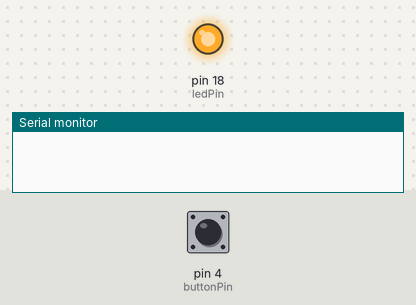
A sketch run on a simulated Arduino Uno, built for the host (arithmetic inside an expression is 32-bit, double 64-bit). Parts: output pins drawn as LEDs (lit = HIGH), the last lines printed to the serial monitor. Inputs (shaded band) come from the test bench; at power-on: pin 4 (buttonPin) LOW. EEPROM starts erased.

Above: at 1.2 s.
1.3 s: pin 4 (buttonPin) pulled HIGH for 0.15 s
At 1.8 s:
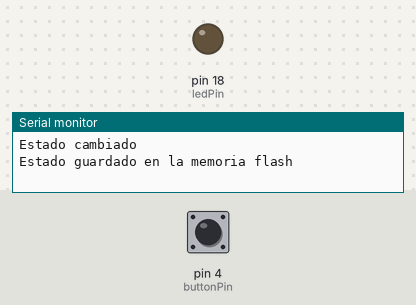
2.9 s: pin 4 (buttonPin) pulled HIGH for 1 s
At 4.3 s:
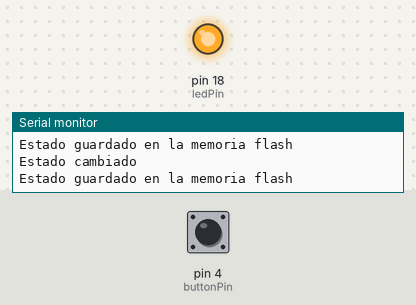
5.4 s: pin 4 (buttonPin) pulled HIGH for 3.2 s
At 6.2 s:
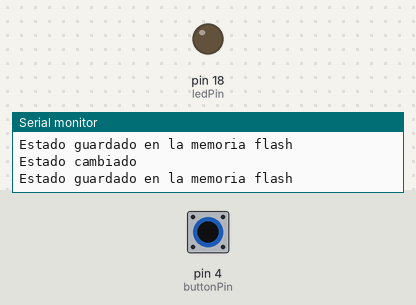
Timing chart, 0 to 8.4 s (numbered marks = the images above; inputs shaded):
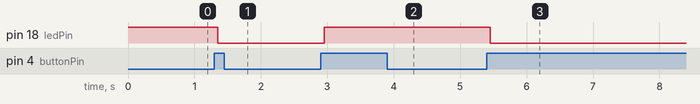

The sketch:

EEPROM.ino
```cpp
// incluir librería para leer y escribir en la memoria flash
#include <EEPROM.h>
// definir el número de bytes que quieres acceder
#define EEPROM_SIZE 1
// las constantes no cambiarán. Se usan aquí para establecer los números de pin:
const int buttonPin = 4;
// el número del pin del botón pulsador
const int ledPin = 18;
// el número del pin del LED
// Las variables cambiarán:
int ledState = HIGH;
// el estado actual del pin de salida
int buttonState;
// la lectura actual del pin de entrada
int lastButtonState = LOW;
// la lectura anterior del pin de entrada
// las siguientes variables son unsigned longs porque el tiempo, medido en
// milisegundos, rápidamente se volverá un número más grande del que puede almacenar un int.
unsigned long lastDebounceTime = 0; // la última vez que se cambió el pin de salida
unsigned long debounceDelay = 50; // el tiempo de rebote; aumenta si la salida parpadea

void setup () {
  Serial.begin (115200);
  // inicializar EEPROM con el tamaño predefinido
  EEPROM.begin (EEPROM_SIZE);
  pinMode (buttonPin, INPUT);
  pinMode (ledPin, OUTPUT);
  // leer el último estado del LED de la memoria flash
  ledState = EEPROM.read (0);
  // establecer el LED al último estado almacenado
  digitalWrite (ledPin, ledState);
  buttonState = digitalRead(buttonPin);
  lastButtonState = buttonState;
}

void loop () {
  // leer el estado del interruptor en una variable local:
  int reading = digitalRead (buttonPin);

  // verificar si acabas de presionar el botón
  // (es decir, la entrada pasó de LOW a HIGH), y has esperado lo suficiente
  // desde la última pulsación para ignorar cualquier ruido:
  // Si el interruptor cambió, debido a ruido o pulsación:
  if (reading != lastButtonState) {
    // reiniciar el temporizador de rebote
    lastDebounceTime = millis();
  }

  if ((millis() - lastDebounceTime) > debounceDelay) {
    // sea cual sea la lectura, ha estado así por más tiempo que el retardo de rebote,
    // así que tómalo como el estado actual real:
    // si el estado del botón ha cambiado:
    if (reading != buttonState) {
      buttonState = reading;
      // solo alterna el LED si el nuevo estado del botón es HIGH
      if (buttonState == HIGH) {
        ledState = !ledState;
        // si la variable ledState es diferente del estado actual del LED
        if (digitalRead (ledPin) != ledState) {
          Serial.println ("Estado cambiado");
          // cambiar el estado del LED
          digitalWrite (ledPin, ledState);
          // guardar el estado del LED en la memoria flash
          EEPROM.write (0, ledState);
          EEPROM.commit();
          Serial.println ("Estado guardado en la memoria flash");
        }
      }
    }
  }
  // guardar la lectura. La próxima vez será lastButtonState:
  lastButtonState = reading;
}
```

Measured:
- after the input at 1.3 s, pin 18 (ledPin): HIGH → LOW after 0.05 s
- after the input at 2.9 s, pin 18 (ledPin): LOW → HIGH after 0.05 s
- after the input at 5.4 s, pin 18 (ledPin): HIGH → LOW after 0.05 s
